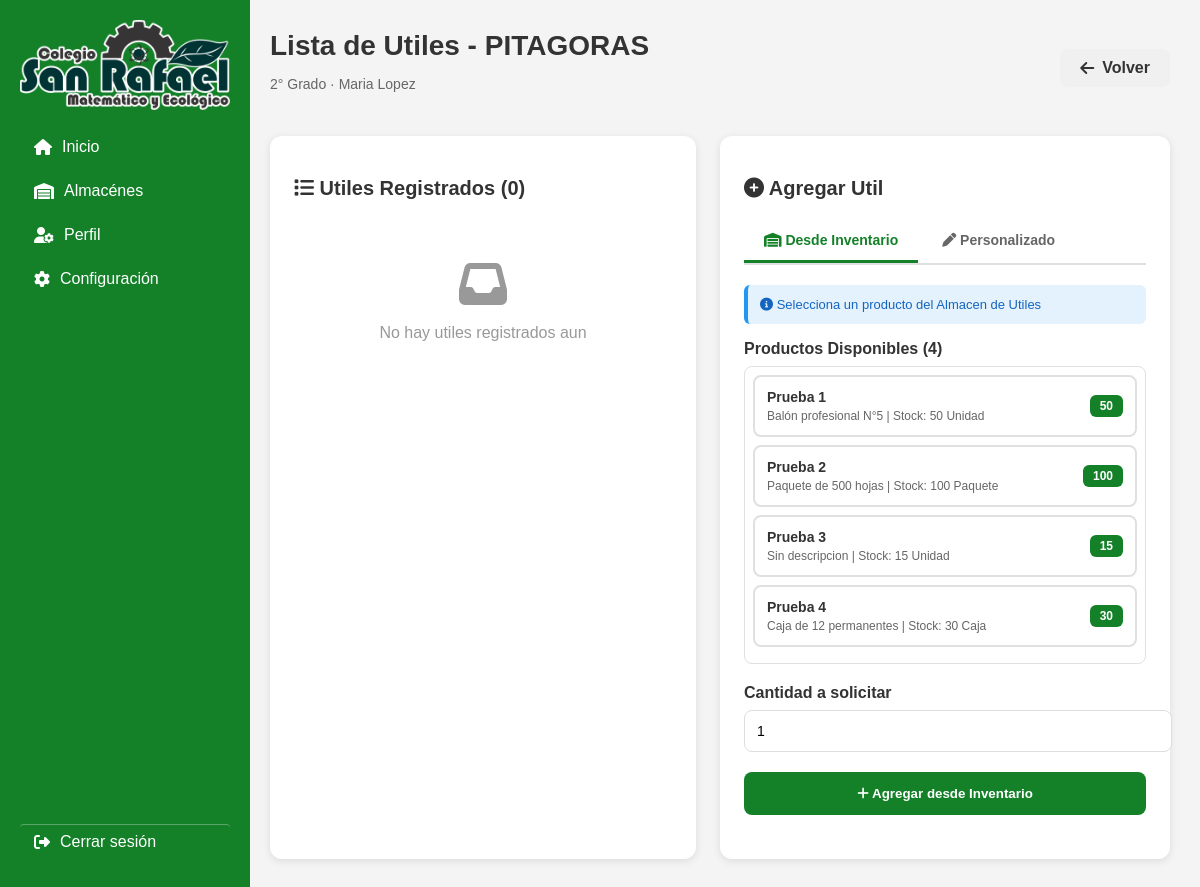
The app's page /entrega-utiles/salones/7/lista-utiles/, older data.
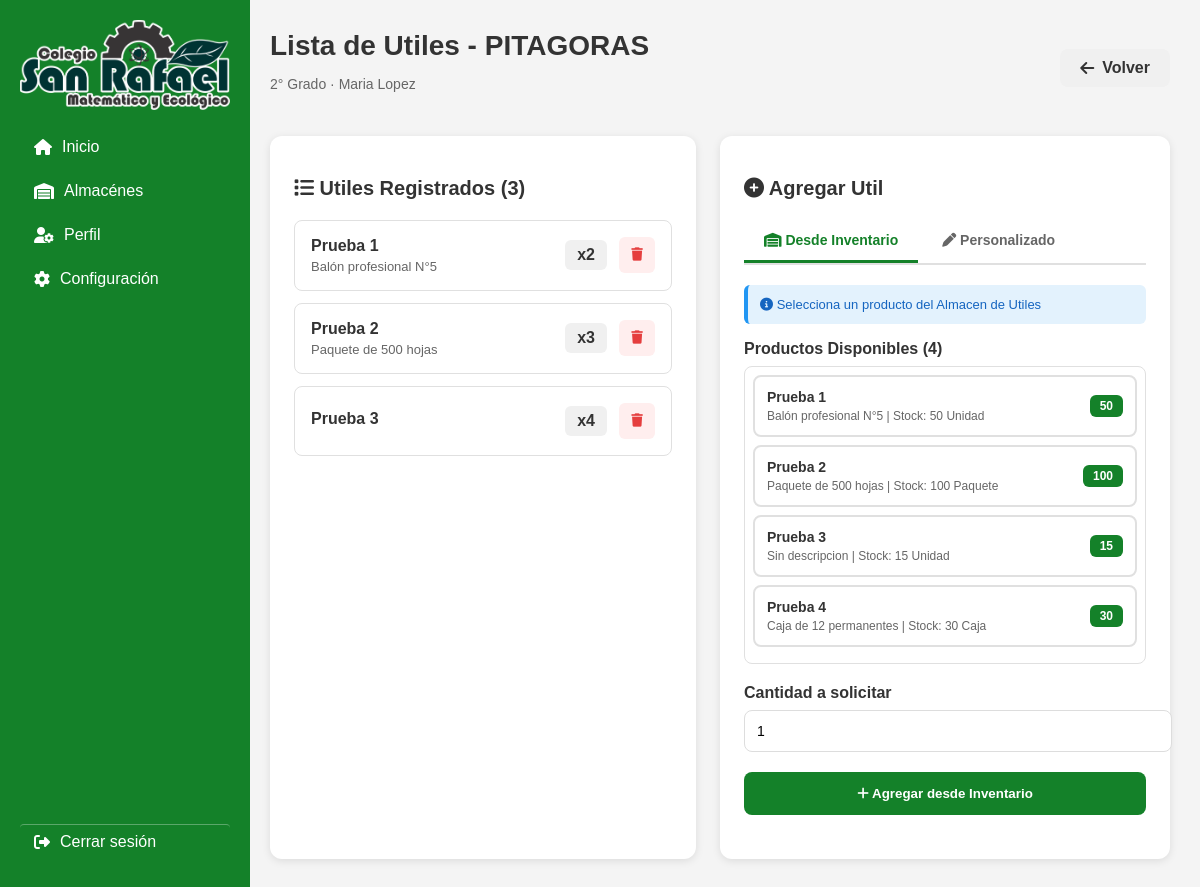
The same page, newer data.
### app1/models.py (models this page shows, shortened)
class Salon(models.Model):
    TURNO_CHOICES = [
        ('Mañana', 'Mañana'),
        ('Tarde', 'Tarde'),
    ]
    GRADO_CHOICES = [
        (1, '1° Grado'),
        (2, '2° Grado'),
        (3, '3° Grado'),
        (4, '4° Grado'),
        (5, '5° Grado'),
        (6, '6° Grado'),
    ]
    nombre = models.CharField(max_length=100)
    codigo = models.CharField(max_length=10, unique=True)
    profesora = models.CharField(max_length=150)
    grado = models.IntegerField(choices=GRADO_CHOICES)
    turno = models.CharField(max_length=10, choices=TURNO_CHOICES, default='Mañana')
    fecha_creacion = models.DateTimeField(auto_now_add=True)
    class Meta:
        ordering = ['-fecha_creacion']
        verbose_name = 'Salón'
        verbose_name_plural = 'Salones'

class ProductoAlmacen(models.Model):
    UBICACION_CHOICES = [
        ('AG', 'Almacén General'),
        ('AD', 'Almacén de Deporte'),
        ('IU', 'Almacén de Útiles'),
    ]
    ESTADO_CHOICES = [
        ('DISP', 'Disponible'),
        ('AGOT', 'Agotado'),
        ('BAJO', 'Stock Bajo'),
    ]
    id_producto = models.AutoField(primary_key=True)
    codigo_almacen = models.CharField(max_length=2, editable=False)
    codigo_producto = models.CharField(max_length=50, unique=True, db_index=True)
    nombre = models.CharField(max_length=100)
    descripcion = models.CharField(max_length=255, blank=True)
    ubicacion_almacen = models.CharField(max_length=2, choices=UBICACION_CHOICES)
    estante = models.CharField(max_length=50, blank=True, null=True)
    cantidad = models.PositiveIntegerField(default=0)
    unidad = models.ForeignKey(
        Unidad,
        on_delete=models.PROTECT,
        related_name='productos'
    )
    estado = models.CharField(max_length=4, choices=ESTADO_CHOICES, default='DISP')
    fecha_ingreso = models.DateTimeField(auto_now_add=True)
    ultima_actualizacion = models.DateTimeField(auto_now=True)
    observaciones = models.TextField(blank=True, null=True)
    class Meta:
        db_table = 'app1_productoalmacen'
        verbose_name = 'Producto de Almacén'
        verbose_name_plural = 'Productos de Almacén'

class Unidad(models.Model):
    nombre = models.CharField(max_length=50, unique=True)
    abreviatura = models.CharField(max_length=10, blank=True)
    activo = models.BooleanField(default=True)
    fecha_creacion = models.DateTimeField(auto_now_add=True)
    class Meta:
        db_table = 'app1_unidad'
        verbose_name = 'Unidad'
        verbose_name_plural = 'Unidades'
        ordering = ['nombre']

class UtilEscolar(models.Model):
    salon = models.ForeignKey(
        Salon,
        on_delete=models.CASCADE,
        related_name='utiles'
    )
    nombre = models.CharField(max_length=200)
    cantidad = models.IntegerField(default=1)
    descripcion = models.TextField(blank=True, null=True)
    orden = models.IntegerField(default=0)
    fecha_creacion = models.DateTimeField(auto_now_add=True)
    class Meta:
        ordering = ['orden', 'nombre']
        verbose_name = 'Útil Escolar'
        verbose_name_plural = 'Útiles Escolares'

### app1/view/Entregautiles.py (the view)
# urls.py: path('entrega-utiles/salones/<int:salon_id>/lista-utiles/', Entregautiles.lista_utiles, name='lista_utiles'),
def lista_utiles(request, salon_id):
    salon = get_object_or_404(Salon, pk=salon_id)
    utiles = salon.utiles.all()
    productos_inventario = ProductoAlmacen.objects.filter(
        ubicacion_almacen='IU'
    ).select_related('unidad').order_by('nombre')
    if request.method == 'POST':
        tipo_agregar = request.POST.get('tipo_agregar')
        if tipo_agregar == 'inventario':
            producto_id = request.POST.get('producto_id')
            cantidad = request.POST.get('cantidad', 1)
            try:
                producto = ProductoAlmacen.objects.get(id_producto=producto_id, ubicacion_almacen='IU')
                util = UtilEscolar.objects.create(
                    salon=salon,
                    nombre=producto.nombre,
                    cantidad=int(cantidad),
                    descripcion=producto.descripcion,
                    orden=salon.utiles.count() + 1
                )
                for alumno in salon.alumnos.all():
                    EntregaUtil.objects.create(
                        alumno=alumno,
                        util=util,
                        cantidad_entregada=0,
                        entregado=False
                    )
                messages.success(request, f'Util "{util.nombre}" agregado exitosamente desde inventario.')
                return redirect('lista_utiles', salon_id=salon.pk)
            except ProductoAlmacen.DoesNotExist:
                messages.error(request, 'Producto no encontrado en el inventario.')
            except Exception as e:
                messages.error(request, f'Error al agregar util: {str(e)}')
        else:
            form = UtilEscolarForm(request.POST)
            if form.is_valid():
                util = form.save(commit=False)
                util.salon = salon
                util.orden = salon.utiles.count() + 1
                util.save()
                for alumno in salon.alumnos.all():
                    EntregaUtil.objects.create(
                        alumno=alumno,
                        util=util,
                        cantidad_entregada=0,
                        entregado=False
                    )
                messages.success(request, f'Util "{util.nombre}" agregado exitosamente.')
                return redirect('lista_utiles', salon_id=salon.pk)
    else:
        form = UtilEscolarForm()
    return render(request, 'almacenes/almutiles/Entrega_Utiles/lista_utiles.html', {
        'salon': salon,
        'utiles': utiles,
        'form': form,
        'productos_inventario': productos_inventario
    })

### app1/forms.py (shortened to what this page needs)
class UtilEscolarForm(forms.ModelForm):
    class Meta:
        model = UtilEscolar
        fields = ['nombre', 'cantidad', 'descripcion']
        widgets = {
            'nombre': forms.TextInput(attrs={
                'class': 'form-control',
                'placeholder': 'Ej: Cuaderno cuadriculado',
                'required': 'required'
            }),
            'cantidad': forms.NumberInput(attrs={
                'class': 'form-control',
                'placeholder': 'Ej: 2',
                'min': '1',
                'value': '1',
                'required': 'required'
            }),
            'descripcion': forms.Textarea(attrs={
                'class': 'form-control',
                'placeholder': 'Ej: Tamaño A4, 100 hojas',
                'rows': 3
            })
        }
        labels = {
            'nombre': 'Nombre del útil',
            'cantidad': 'Cantidad',
            'descripcion': 'Descripción (opcional)'
        }

### templates/almacenes/almutiles/Entrega_Utiles/lista_utiles.html (shortened to what the changed rows need)
{% extends 'layout.html' %}
{% load static %}
{% block content %}
<div class="container-utiles">
    <div class="header-section">
        <div class="header-title">
            <h1>Lista de Utiles - {{ salon.nombre }}</h1>
            <p>{{ salon.get_grado_display }} · {{ salon.profesora }}</p>
        </div>
    </div>
    <div class="grid-container">
        <div class="card">
            <h2><i class="fa-solid fa-list"></i> Utiles Registrados ({{ utiles.count }})</h2>
            {% if utiles %}
                {% for util in utiles %}
                <div class="util-item">
                    <div class="util-info">
                        <h3>{{ util.nombre }}</h3>
                        {% if util.descripcion %}
                        <p>{{ util.descripcion }}</p>
                        {% endif %}
                    </div>
                    <div style="display: flex; align-items: center;">
                        <span class="util-cantidad">x{{ util.cantidad }}</span>
                        <div class="util-actions">
                            <form method="post" action="{% url 'eliminar_util' util.pk %}" style="margin: 0;">
                                <button type="submit" class="btn-icon delete"
                                        onclick="return confirm('¿Eliminar este util?')">
                                    <i class="fa-solid fa-trash"></i>
                                </button>
                            </form>
                        </div>
                    </div>
                </div>
                {% endfor %}
            {% else %}
                <div class="empty-state">
                    <i class="fa-solid fa-inbox"></i>
                    <p>No hay utiles registrados aun</p>
                </div>
            {% endif %}
        </div>
        <div class="card">
            <h2><i class="fa-solid fa-plus-circle"></i> Agregar Util</h2>
            <div class="tabs-container">
                <div id="tab-inventario" class="tab-content active">
                    {% if productos_inventario %}
                    <form method="post" id="formInventario">
                        <div class="form-group">
                            <div class="producto-selector">
                                {% for producto in productos_inventario %}
                                <div class="producto-item"
                                     data-producto-id="{{ producto.id_producto }}"
                                     data-nombre="{{ producto.nombre }}"
                                     onclick="selectProducto(this)">
                                    <div class="producto-item-info">
                                        <h4>{{ producto.nombre }}</h4>
                                        <p>{{ producto.descripcion|default:"Sin descripcion" }} | Stock: {{ producto.cantidad }} {{ producto.unidad.abreviatura|default:producto.unidad.nombre }}</p>
                                    </div>
                                    <span class="producto-stock {% if producto.cantidad == 0 %}agotado{% elif producto.cantidad < 10 %}bajo{% endif %}">
                                        {{ producto.cantidad }}
                                    </span>
                                </div>
                                {% endfor %}
                            </div>
                        </div>
                    </form>
                    {% endif %}
                </div>
            </div>
        </div>
    </div>
</div>
{% endblock %}

Row changes from the older to the newer data that the page shows:
computed for Salon "PITAGORAS": count "0" → "3"
added UtilEscolar: nombre "Prueba 1", descripcion "Balón profesional N°5", cantidad "2"
added UtilEscolar: nombre "Prueba 2", descripcion "Paquete de 500 hojas", cantidad "3"
added UtilEscolar: nombre "Prueba 3", cantidad "4"
Text that changed along with them:
text no longer shown: "No hay utiles registrados aun"
